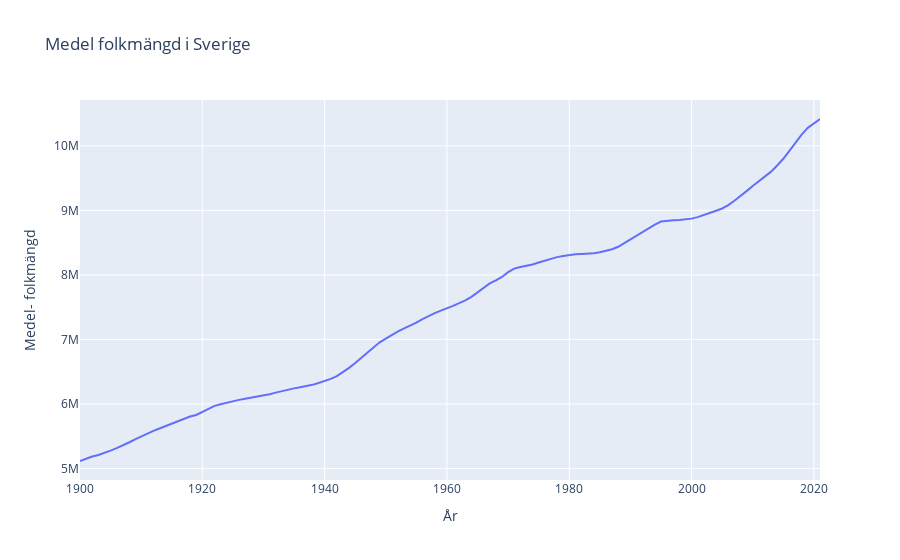

Notebook source saved alongside this figure:
### Code cell
fig = px.line(
    swedish_demographics,
    x="År",
    y="Medel- folkmängd",
    title="Medel folkmängd i Sverige",
)
fig.show()
